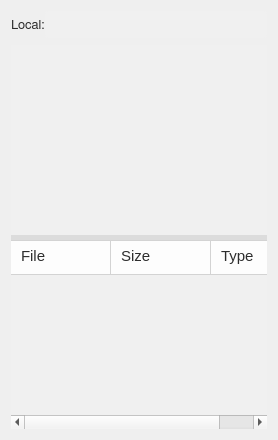
          <widget class="QWidget" name="layoutWidget">
           <layout class="QVBoxLayout" name="verticalLayout_2">
            <property name="spacing">
             <number>0</number>
            </property>
            <item>
             <layout class="QVBoxLayout" name="verticalLayout_4">
              <item>
               <layout class="QHBoxLayout" name="horizontalLayout_2">
                <item>
                 <widget class="QLabel" name="main_local_lb">
                  <property name="minimumSize">
                   <size>
                    <width>0</width>
                    <height>27</height>
                   </size>
                  </property>
                  <property name="maximumSize">
                   <size>
                    <width>16777215</width>
                    <height>27</height>
                   </size>
                  </property>
                  <property name="font">
                   <font>
                    <family>FreeSans</family>
                    <pointsize>10</pointsize>
                   </font>
                  </property>
                  <property name="styleSheet">
                   <string notr="true">QLabel {
	color: rgb(45,45,45);
    padding-bottom: -2px;
}</string>
                  </property>
                  <property name="text">
                   <string>Local:</string>
                  </property>
                  <property name="alignment">
                   <set>Qt::AlignLeading|Qt::AlignLeft|Qt::AlignVCenter</set>
                  </property>
                 </widget>
                </item>
                <item>
                 <widget class="QLineEdit" name="main_local_ln">
                  <property name="enabled">
                   <bool>true</bool>
                  </property>
                  <property name="minimumSize">
                   <size>
                    <width>0</width>
                    <height>27</height>
                   </size>
                  </property>
                  <property name="maximumSize">
                   <size>
                    <width>16777215</width>
                    <height>27</height>
                   </size>
                  </property>
                  <property name="palette">
                   <palette>
                    <active>
                     <colorrole role="WindowText">
                      <brush brushstyle="SolidPattern">
                       <color alpha="255">
                        <red>45</red>
                        <green>45</green>
                        <blue>45</blue>
                       </color>
                      </brush>
                     </colorrole>
                     <colorrole role="Button">
                      <brush brushstyle="SolidPattern">
                       <color alpha="255">
                        <red>240</red>
                        <green>240</green>
                        <blue>240</blue>
                       </color>
                      </brush>
                     </colorrole>
                     <colorrole role="Text">
                      <brush brushstyle="SolidPattern">
                       <color alpha="255">
                        <red>45</red>
                        <green>45</green>
                        <blue>45</blue>
                       </color>
                      </brush>
                     </colorrole>
                     <colorrole role="ButtonText">
                      <brush brushstyle="SolidPattern">
                       <color alpha="255">
                        <red>45</red>
                        <green>45</green>
                        <blue>45</blue>
                       </color>
                      </brush>
                     </colorrole>
                     <colorrole role="Base">
                      <brush brushstyle="SolidPattern">
                       <color alpha="255">
                        <red>240</red>
                        <green>240</green>
                        <blue>240</blue>
                       </color>
                      </brush>
                     </colorrole>
                     <colorrole role="Window">
                      <brush brushstyle="SolidPattern">
                       <color alpha="255">
                        <red>240</red>
                        <green>240</green>
                        <blue>240</blue>
                       </color>
                      </brush>
                     </colorrole>
                    </active>
                    <inactive>
                     <colorrole role="WindowText">
                      <brush brushstyle="SolidPattern">
                       <color alpha="255">
                        <red>45</red>
                        <green>45</green>
                        <blue>45</blue>
                       </color>
                      </brush>
                     </colorrole>
                     <colorrole role="Button">
                      <brush brushstyle="SolidPattern">
                       <color alpha="255">
                        <red>240</red>
                        <green>240</green>
                        <blue>240</blue>
                       </color>
                      </brush>
                     </colorrole>
                     <colorrole role="Text">
                      <brush brushstyle="SolidPattern">
                       <color alpha="255">
                        <red>45</red>
                        <green>45</green>
                        <blue>45</blue>
                       </color>
                      </brush>
                     </colorrole>
                     <colorrole role="ButtonText">
                      <brush brushstyle="SolidPattern">
                       <color alpha="255">
                        <red>45</red>
                        <green>45</green>
                        <blue>45</blue>
                       </color>
                      </brush>
                     </colorrole>
                     <colorrole role="Base">
                      <brush brushstyle="SolidPattern">
                       <color alpha="255">
                        <red>240</red>
                        <green>240</green>
                        <blue>240</blue>
                       </color>
                      </brush>
                     </colorrole>
                     <colorrole role="Window">
                      <brush brushstyle="SolidPattern">
                       <color alpha="255">
                        <red>240</red>
                        <green>240</green>
                        <blue>240</blue>
                       </color>
                      </brush>
                     </colorrole>
                    </inactive>
                    <disabled>
                     <colorrole role="WindowText">
                      <brush brushstyle="SolidPattern">
                       <color alpha="255">
                        <red>45</red>
                        <green>45</green>
                        <blue>45</blue>
                       </color>
                      </brush>
                     </colorrole>
                     <colorrole role="Button">
                      <brush brushstyle="SolidPattern">
                       <color alpha="255">
                        <red>200</red>
                        <green>200</green>
                        <blue>200</blue>
                       </color>
                      </brush>
                     </colorrole>
                     <colorrole role="Text">
                      <brush brushstyle="SolidPattern">
                       <color alpha="255">
                        <red>45</red>
                        <green>45</green>
                        <blue>45</blue>
                       </color>
                      </brush>
                     </colorrole>
                     <colorrole role="ButtonText">
                      <brush brushstyle="SolidPattern">
                       <color alpha="255">
                        <red>45</red>
                        <green>45</green>
                        <blue>45</blue>
                       </color>
                      </brush>
                     </colorrole>
                     <colorrole role="Base">
                      <brush brushstyle="SolidPattern">
                       <color alpha="255">
                        <red>200</red>
                        <green>200</green>
                        <blue>200</blue>
                       </color>
                      </brush>
                     </colorrole>
                     <colorrole role="Window">
                      <brush brushstyle="SolidPattern">
                       <color alpha="255">
                        <red>200</red>
                        <green>200</green>
                        <blue>200</blue>
                       </color>
                      </brush>
                     </colorrole>
                    </disabled>
                   </palette>
                  </property>
                  <property name="font">
                   <font>
                    <family>FreeSans</family>
                    <pointsize>9</pointsize>
                    <weight>50</weight>
                    <bold>false</bold>
                    <stylestrategy>PreferAntialias</stylestrategy>
                    <kerning>true</kerning>
                   </font>
                  </property>
                  <property name="styleSheet">
                   <string notr="true">QLineEdit {
	border-radius: 3px;
	padding: 1px 4px 1px 4px;
	background-color: rgb(240, 240, 240);
    color: rgb(45,45,45);
}

QLineEdit:disabled {
	background-color: rgb(200,200,200);
}</string>
                  </property>
                  <property name="text">
                   <string/>
                  </property>
                  <property name="frame">
                   <bool>false</bool>
                  </property>
                  <property name="readOnly">
                   <bool>true</bool>
                  </property>
                 </widget>
                </item>
               </layout>
              </item>
              <item>
               <spacer name="verticalSpacer_3">
                <property name="orientation">
                 <enum>Qt::Vertical</enum>
                </property>
                <property name="sizeType">
                 <enum>QSizePolicy::Fixed</enum>
                </property>
                <property name="sizeHint" stdset="0">
                 <size>
                  <width>20</width>
                  <height>7</height>
                 </size>
                </property>
               </spacer>
              </item>
             </layout>
            </item>
            <item>
             <widget class="QSplitter" name="main_local_sp">
              <property name="styleSheet">
               <string notr="true">QSplitter::handle {
    background: rgb(220,220,220);
}

QSplitter::handle:horizontal {
    width: 5px;
}

QSplitter::handle:vertical {
    height: 5px;
}

QSplitter::handle:pressed {
    background: rgb(190,190,190);
}</string>
              </property>
              <property name="orientation">
               <enum>Qt::Vertical</enum>
              </property>
              <widget class="QTreeView" name="main_local_tr_1">
               <property name="font">
                <font>
                 <family>FreeSans</family>
                 <pointsize>9</pointsize>
                 <stylestrategy>PreferAntialias</stylestrategy>
                 <kerning>true</kerning>
                </font>
               </property>
               <property name="focusPolicy">
                <enum>Qt::NoFocus</enum>
               </property>
               <property name="styleSheet">
                <string notr="true">QTreeView {
    background: rgb(240,240,240);
    color: rgb(45,45,45);
    margin-bottom: 0px;
}

QTreeView:disabled {
    color: rgb(90,90,90);
    selection-color: rgb(90,90,90);
    selection-background-color: qlineargradient(x1:0, y1:0, x2:0, y2:1,
									stop:0 #eaeaea, stop:1 #dcdcdc);
}

QTreeView::item: {
    border: 0px solid rgb(240,240,240);
    border-top-right-radius: 3px;
    border-bottom-right-radius: 3px;
    padding-right: 1px;
    margin-right: 2px;
    border-top-left-radius: 3px;
    border-bottom-left-radius: 3px;
    padding-left: 1px;
    margin-left: 2px;
}

QTreeView::item:hover {
    background-color: rgb(230,230,230);
}

QTreeView::item:selected {
    background-color: rgb(200,200,200);
}

QScrollBar:vertical {
  border: 1px solid white;
  background-color: rgb(240, 240, 240);
  width: 20px;
  margin: 21px 0px 21px 0px;
}

QScrollBar:horizontal {
  border: 1px solid white;
  background-color: rgb(240, 240, 240);
  height: 20px;
  margin: 0px 21px 0px 21px;
}

QScrollBar::handle:vertical {
  background-color: rgb(205, 205, 205);
  min-height: 25px;
}

QScrollBar:handle:vertical:hover {
  background-color: rgb(167, 167, 167);
}

QScrollBar::handle:horizontal {
  background-color: rgb(205, 205, 205);
  min-width: 25px;
}

QScrollBar:handle:horizontal:hover {
  background-color: rgb(167, 167, 167);
}

QScrollBar::add-line:vertical {
  border-top: 1px solid rgb(240,240,240);
  border-left: 1px solid white;
  border-right: 1px solid white;
  border-bottom: 1px solid white;
  background-color: rgb(240, 240, 240);
  height: 20px;
  subcontrol-position: bottom;
  subcontrol-origin: margin;
}

QScrollBar::add-line:vertical:hover {
  background-color: rgb(219, 219, 219);
}

QScrollBar::sub-line:vertical {
  border-top: 1px solid white;
  border-left: 1px solid white;
  border-right: 1px solid white;
  border-bottom: 1px solid rgb(240,240,240);
  background-color: rgb(240, 240, 240);
  height: 20px;
  subcontrol-position: top;
  subcontrol-origin: margin;
}

QScrollBar::sub-line:vertical:hover {
  background-color: rgb(219, 219, 219);
}

QScrollBar::up-arrow:vertical {
  image: url(icons/up_arrow_icon.svg); 
  width: 16px;
  height: 16px;
}

QScrollBar::up-arrow:vertical:pressed {
  right: -1px;
  bottom: -1px;
}

QScrollBar::down-arrow:vertical {
  image: url(icons/down_arrow_icon.svg); 
  width: 16px;
  height: 16px;
}

QScrollBar::down-arrow:vertical:pressed {
  right: -1px;
  bottom: -1px;
}

QScrollBar::add-line:horizontal {
  border-top: 1px solid white;
  border-left: 1px solid rgb(240,240,240);
  border-right: 1px solid white;
  border-bottom: 1px solid white;
  background-color: rgb(240, 240, 240);
  width: 20px;
  subcontrol-position: right;
  subcontrol-origin: margin;
}

QScrollBar::add-line:horizontal:hover {
  background-color: rgb(219, 219, 219);
}

QScrollBar::sub-line:horizontal {
  border-top: 1px solid white;
  border-left: 1px solid white;
  border-right: 1px solid rgb(240,240,240);
  border-bottom: 1px solid white;
  background-color: rgb(240, 240, 240);
  width: 20px;
  subcontrol-position: left;
  subcontrol-origin: margin;
}

QScrollBar::sub-line:horizontal:hover {
  background-color: rgb(219, 219, 219);
}

QScrollBar::left-arrow:horizontal {
  image: url(icons/left_arrow_icon.svg); 
  width: 16px;
  height: 16px;
}

QScrollBar::left-arrow:horizontal:pressed {
  right: -1px;
  bottom: -1px;
}

QScrollBar::right-arrow:horizontal {
  image: url(icons/right_arrow_icon.svg); 
  width: 16px;
  height: 16px;
}

QScrollBar::right-arrow:horizontal:pressed {
  right: -1px;
  bottom: -1px;
}

QHeaderView::section {
    background-color: rgb(253,253,253);
    color: rgb(45,45,45);
    border-top: 1px solid lightgray;
    border-bottom: 1px solid lightgray;
    border-right: 1px solid lightgray;
    padding-left: 10px;
    padding-bottom: 3px;
    height: 30px;
    font-family: &quot;fonts/SourceSansPro-Regular.ttf&quot;;
	font-size: 20px;
}</string>
               </property>
               <property name="frameShape">
                <enum>QFrame::NoFrame</enum>
               </property>
               <property name="dragDropMode">
                <enum>QAbstractItemView::NoDragDrop</enum>
               </property>
               <property name="selectionMode">
                <enum>QAbstractItemView::SingleSelection</enum>
               </property>
               <property name="indentation">
                <number>20</number>
               </property>
               <property name="sortingEnabled">
                <bool>true</bool>
               </property>
               <property name="wordWrap">
                <bool>true</bool>
               </property>
               <attribute name="headerCascadingSectionResizes">
                <bool>true</bool>
               </attribute>
               <attribute name="headerShowSortIndicator" stdset="0">
                <bool>false</bool>
               </attribute>
               <attribute name="headerStretchLastSection">
                <bool>false</bool>
               </attribute>
              </widget>
              <widget class="QTreeWidget" name="main_local_tr_2">
               <property name="font">
                <font>
                 <family>FreeSans</family>
                 <pointsize>9</pointsize>
                 <stylestrategy>PreferAntialias</stylestrategy>
                 <kerning>true</kerning>
                </font>
               </property>
               <property name="focusPolicy">
                <enum>Qt::NoFocus</enum>
               </property>
               <property name="styleSheet">
                <string notr="true">QTreeWidget {
    background: rgb(240,240,240);
    color: rgb(45,45,45);
    margin-bottom: 0px;

}

QTreeWidget:disabled {
    color: rgb(90,90,90);
    selection-color: rgb(90,90,90);
    selection-background-color: qlineargradient(x1:0, y1:0, x2:0, y2:1,
									stop:0 #eaeaea, stop:1 #dcdcdc);
}

QTreeWidget::item:first {
    border: 0px solid rgb(240,240,240);
    border-top-left-radius: 3px;
    border-bottom-left-radius: 3px;
    padding-left: 1px;
    margin-left: 2px;
}

QTreeWidget::item:last {
    border: 0px solid rgb(240,240,240);
    border-top-right-radius: 3px;
    border-bottom-right-radius: 3px;
    padding-right: 1px;
    margin-right: 2px;
}

QTreeWidget::item:hover {
    background-color: rgb(230,230,230);
}

QTreeWidget::item:selected {
    background-color: rgb(200,200,200);
}

QScrollBar:vertical {
  border: 1px solid white;
  background-color: rgb(240, 240, 240);
  width: 20px;
  margin: 21px 0px 21px 0px;
}

QScrollBar:horizontal {
  border: 1px solid white;
  background-color: rgb(240, 240, 240);
  height: 20px;
  margin: 0px 21px 0px 21px;
}

QScrollBar::handle:vertical {
  background-color: rgb(205, 205, 205);
  min-height: 25px;
}

QScrollBar:handle:vertical:hover {
  background-color: rgb(167, 167, 167);
}

QScrollBar::handle:horizontal {
  background-color: rgb(205, 205, 205);
  min-width: 25px;
}

QScrollBar:handle:horizontal:hover {
  background-color: rgb(167, 167, 167);
}

QScrollBar::add-line:vertical {
  border-top: 1px solid rgb(240,240,240);
  border-left: 1px solid white;
  border-right: 1px solid white;
  border-bottom: 1px solid white;
  background-color: rgb(240, 240, 240);
  height: 20px;
  subcontrol-position: bottom;
  subcontrol-origin: margin;
}

QScrollBar::add-line:vertical:hover {
  background-color: rgb(219, 219, 219);
}

QScrollBar::sub-line:vertical {
  border-top: 1px solid white;
  border-left: 1px solid white;
  border-right: 1px solid white;
  border-bottom: 1px solid rgb(240,240,240);
  background-color: rgb(240, 240, 240);
  height: 20px;
  subcontrol-position: top;
  subcontrol-origin: margin;
}

QScrollBar::sub-line:vertical:hover {
  background-color: rgb(219, 219, 219);
}

QScrollBar::up-arrow:vertical {
  image: url(icons/up_arrow_icon.svg); 
  width: 16px;
  height: 16px;
}

QScrollBar::up-arrow:vertical:pressed {
  right: -1px;
  bottom: -1px;
}

QScrollBar::down-arrow:vertical {
  image: url(icons/down_arrow_icon.svg); 
  width: 16px;
  height: 16px;
}

QScrollBar::down-arrow:vertical:pressed {
  right: -1px;
  bottom: -1px;
}

QScrollBar::add-line:horizontal {
  border-top: 1px solid white;
  border-left: 1px solid rgb(240,240,240);
  border-right: 1px solid white;
  border-bottom: 1px solid white;
  background-color: rgb(240, 240, 240);
  width: 20px;
  subcontrol-position: right;
  subcontrol-origin: margin;
}

QScrollBar::add-line:horizontal:hover {
  background-color: rgb(219, 219, 219);
}

QScrollBar::sub-line:horizontal {
  border-top: 1px solid white;
  border-left: 1px solid white;
  border-right: 1px solid rgb(240,240,240);
  border-bottom: 1px solid white;
  background-color: rgb(240, 240, 240);
  width: 20px;
  subcontrol-position: left;
  subcontrol-origin: margin;
}

QScrollBar::sub-line:horizontal:hover {
  background-color: rgb(219, 219, 219);
}

QScrollBar::left-arrow:horizontal {
  image: url(icons/left_arrow_icon.svg); 
  width: 16px;
  height: 16px;
}

QScrollBar::left-arrow:horizontal:pressed {
  right: -1px;
  bottom: -1px;
}

QScrollBar::right-arrow:horizontal {
  image: url(icons/right_arrow_icon.svg); 
  width: 16px;
  height: 16px;
}

QScrollBar::right-arrow:horizontal:pressed {
  right: -1px;
  bottom: -1px;
}

QHeaderView::section {
    background-color: rgb(253,253,253);
    color: rgb(45,45,45);
    border-top: 1px solid lightgray;
    border-bottom: 1px solid lightgray;
    border-right: 1px solid lightgray;
    padding-left: 10px;
    padding-bottom: 3px;
    height: 30px;
    font-family: &quot;fonts/SourceSansPro-Regular.ttf&quot;;
	font-size: 15px;
}</string>
               </property>
               <property name="frameShape">
                <enum>QFrame::NoFrame</enum>
               </property>
               <property name="dragDropMode">
                <enum>QAbstractItemView::NoDragDrop</enum>
               </property>
               <property name="selectionMode">
                <enum>QAbstractItemView::SingleSelection</enum>
               </property>
               <property name="indentation">
                <number>0</number>
               </property>
               <property name="sortingEnabled">
                <bool>true</bool>
               </property>
               <property name="wordWrap">
                <bool>true</bool>
               </property>
               <attribute name="headerVisible">
                <bool>true</bool>
               </attribute>
               <attribute name="headerShowSortIndicator" stdset="0">
                <bool>false</bool>
               </attribute>
               <column>
                <property name="text">
                 <string>File</string>
                </property>
               </column>
               <column>
                <property name="text">
                 <string>Size</string>
                </property>
               </column>
               <column>
                <property name="text">
                 <string>Type</string>
                </property>
               </column>
              </widget>
             </widget>
            </item>
           </layout>
          </widget>
